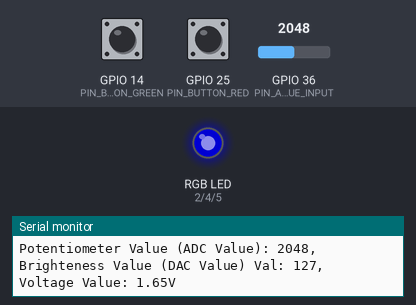
A sketch run on a simulated ESP32. Shown: an RGB LED mixed from three pins (HIGH = lit), the last lines printed to the serial monitor. The test bench sets the inputs (shaded band); at power-on: GPIO 14 (PIN_BUTTON_GREEN) HIGH, GPIO 25 (PIN_BUTTON_RED) HIGH, GPIO 36 (PIN_ANALOG_BLUE_INPUT) = 2048. Dim RGB values are drawn brighter than linear.

Above: at 1.2 s.
1.3 s: GPIO 14 (PIN_BUTTON_GREEN) pulled LOW for 0.35 s
At 2.1 s:
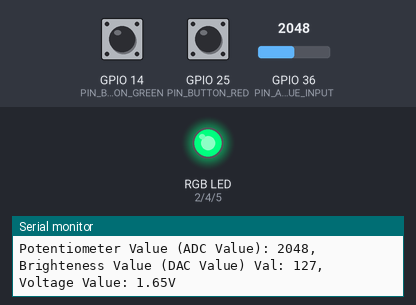
3.1 s: GPIO 25 (PIN_BUTTON_RED) pulled LOW for 0.35 s
At 3.7 s:
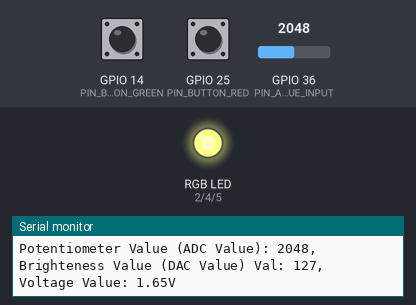
4.9 s: GPIO 36 (PIN_ANALOG_BLUE_INPUT) set to 2866
At 6.3 s:
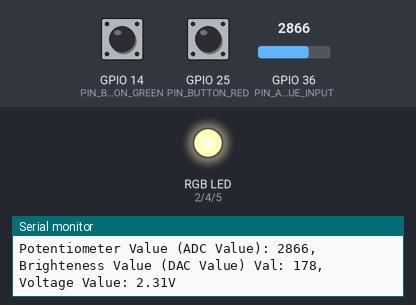
6.6 s: GPIO 14 (PIN_BUTTON_GREEN) pulled LOW for 1 s
At 7.7 s:
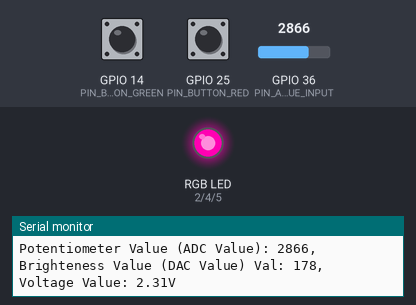
9.1 s: GPIO 25 (PIN_BUTTON_RED) pulled LOW for 1 s
At 10.0 s:
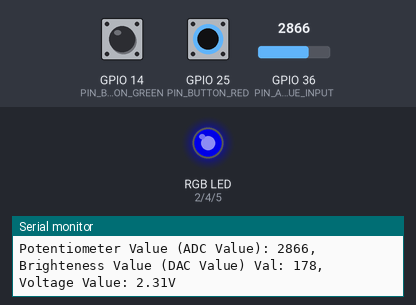
11.6 s: GPIO 36 (PIN_ANALOG_BLUE_INPUT) set to 3603
At 12.1 s:
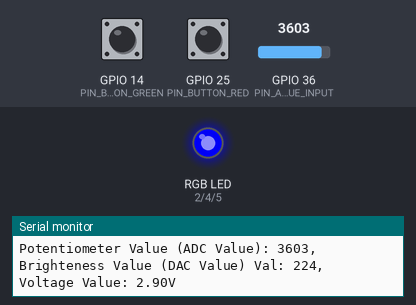
Timing chart, 0 to 14.2 s (numbered marks = the images above; inputs shaded):
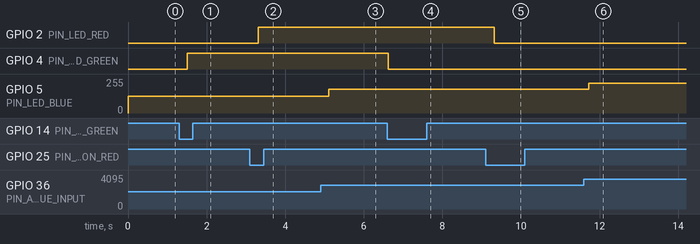

The sketch:

Inlamningsuppgift_4_DELUPPGIFT_1_3.ino
```cpp
#define PIN_LED_RED 2
#define PIN_BUTTON_RED 25
#define PIN_LED_GREEN 4
#define PIN_BUTTON_GREEN 14
#define PIN_LED_BLUE 5
#define PIN_ANALOG_BLUE_INPUT 36

//Global variabel
byte prevButtonStateRed;                                              //Hålla koll på knappar om det var för att tända eller släcka förra loop.
byte ledStateRed = LOW;                                               //Hålla koll på led lampan är tänd eller släckt. Vi startar med att det är släckt.

byte prevButtonStateGreen;
byte ledStateGreen = LOW;

void setup() {
  Serial.begin(921600);                                               //Etablera en serial communication med samma baudhastighet tillsammans med arduino IDE.

  //PINMODE LED RED
  pinMode(PIN_LED_RED, OUTPUT);                                       //OUTPUT för att vi vill kontrollera utgången dvs. lyset på lampan.
  pinMode(PIN_BUTTON_RED, INPUT);                                     //INPUT för att vi vill läsa datan dvs. när knappen trycks ner.
  prevButtonStateRed = digitalRead(PIN_BUTTON_RED);                   //Här spara först tillstånden på knappen för att jämföra senare vid första körning av programmet.

  //PINMODE LED GREEN
  pinMode(PIN_LED_GREEN, OUTPUT);
  pinMode(PIN_BUTTON_GREEN, INPUT);
  prevButtonStateGreen = digitalRead(PIN_BUTTON_GREEN);

  //PINMODE LED BLUE
  pinMode(PIN_LED_BLUE, OUTPUT);
  pinMode(PIN_ANALOG_BLUE_INPUT, INPUT);

  //Starta med alla LED lampor släckta
  digitalWrite(PIN_LED_RED, LOW);                                     //Säkerhetsåtgärd för att säkerhetsställa att lampor är släckta när programmet startar.
  digitalWrite(PIN_LED_GREEN, LOW);

}

void loop() {

  //RED_LED
  byte buttonStateRed = digitalRead(PIN_BUTTON_RED);                  //Läser om användare har tryck på knappen (HIGH) eller har släppt knappen (LOW)
  //Jämföra om det har blivit en ändring.
  //Först fall: Vi har tryck på knappen. Först = LOW och nu HIGH.
  //Andra fall: Vi har släppt knappen. Först = HIGH och nu LOW.
  if (buttonStateRed != prevButtonStateRed) {                         //Här jämförs nuvarande status på knappen med föregående status.
    prevButtonStateRed = buttonStateRed;                              //Ändring upptäcks och sparas för näst kommande loop.
    if (buttonStateRed == LOW) {                                      //Användare har tryck färdigt och släppt på knappen nu
      //Toogle mekanism
      if (ledStateRed == HIGH) {                                      //Om lampan är först tänd
        Serial.println("LED RED OFF");
        ledStateRed = LOW;                                            //Lampan ska släckas nu
      } else {
        Serial.println("LED RED ON");
        ledStateRed = HIGH;                                           //Annars betyder att lampan är släckt först med tänds nu.
      }
      digitalWrite(PIN_LED_RED, ledStateRed);                         //LED RED får instruktion om att lysa eller släcka beror på If-loopen.
    }
  }

  //GREEN_LED
  byte buttonStateGreen = digitalRead(PIN_BUTTON_GREEN);
  if (buttonStateGreen != prevButtonStateGreen) {
    prevButtonStateGreen = buttonStateGreen;
    if (buttonStateGreen == LOW) {
      if (ledStateGreen == HIGH) {
        Serial.println("LED GREEN OFF");
        ledStateGreen = LOW;
      } else {
        Serial.println("LED GREEN ON");
        ledStateGreen = HIGH;
      }
      digitalWrite(PIN_LED_GREEN, ledStateGreen);
    }
  }


  //BLUE
  int potentiometerValue = analogRead(PIN_ANALOG_BLUE_INPUT);         //Funktionen analogRead läser det analoga värdet frå potentiometer och sparar det i variaberln potentiometerValue.
  int brightness = map(potentiometerValue, 0, 4095, 0, 255);          //Funktionen map tar potentiometerValue och mappar värdet från ett ursprunglit intervall till ett nytt intervall. Ursprungliga intervall [0-4095] till nya intervall [0-255].
  double voltage = potentiometerValue / 4095.0 * 3.3;                 //Konverterings formula för Analoga spänningen.
  analogWrite(PIN_LED_BLUE, brightness);                              //Funktionen analogWrite styr och justerar ljusstyrkanvärdet
  Serial.printf("Potentiometer Value (ADC Value): %d, \t Brighteness Value (DAC Value) Val: %d, \t Voltage Value: %.2fV\n", potentiometerValue, brightness, voltage);
  delay(300);                                                         //300 msecs intervall är kravet på inlämnningen.

}
```

Measured:
- after the input at 1.3 s, GPIO 4 (PIN_LED_GREEN): LOW → HIGH after 0.20 s
- after the input at 3.1 s, GPIO 2 (PIN_LED_RED): LOW → HIGH after 0.21 s
- after the input at 4.9 s, GPIO 5 (PIN_LED_BLUE): 127/255 → 178/255 after 0.21 s
- after the input at 6.6 s, GPIO 4 (PIN_LED_GREEN): HIGH → LOW at once
- after the input at 9.1 s, GPIO 2 (PIN_LED_RED): HIGH → LOW after 0.22 s
- after the input at 11.6 s, GPIO 5 (PIN_LED_BLUE): 178/255 → 224/255 after 0.13 s
